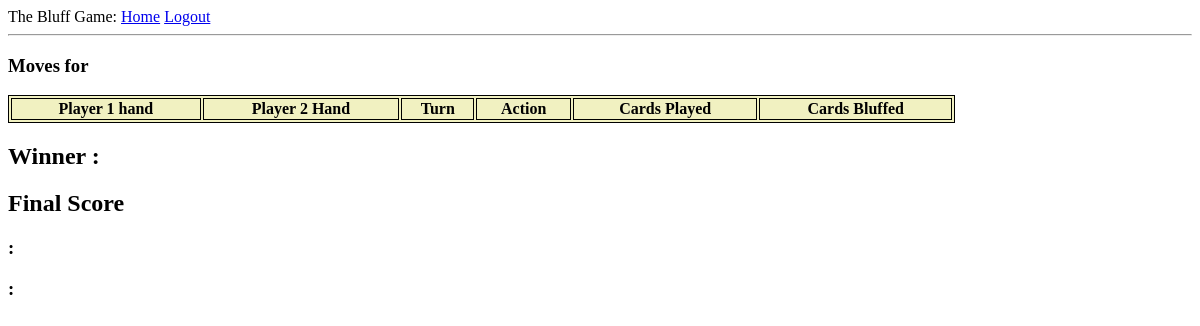
Page /show_moves/man (signed in) on the earlier database version.
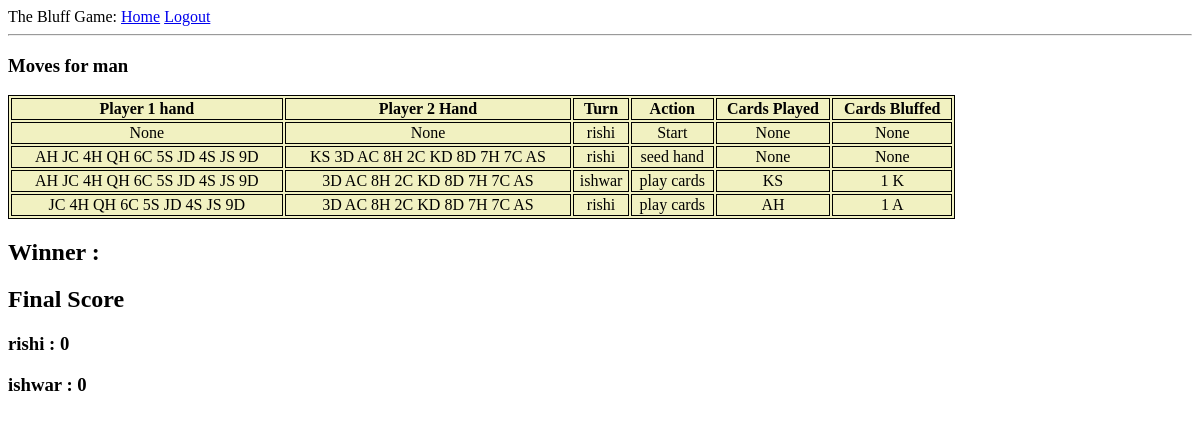
Same page on the later database version.
### models.py (models this page shows, shortened)
class Game(db.Model):
    id = db.Column(db.Integer, primary_key=True)
    gamename = db.Column(db.String, nullable=False)
    no_players = db.Column(db.Integer)
    player1_name = db.Column(db.String, nullable=False, default="Not Joined Yet")
    player2_name = db.Column(db.String, nullable=False, default="Not Joined Yet")
    player1_id = db.Column(db.Integer)
    player2_id = db.Column(db.Integer)
    player1_score = db.Column(db.Integer, default=0)
    player2_score = db.Column(db.Integer, default=0)
    completed = db.Column(db.Integer, default=0)
    winner = db.Column(db.String)

class GameMove(db.Model):
    id = db.Column(db.Integer, primary_key=True)
    game_id = db.Column(db.Integer, nullable=False)
    time = db.Column(db.DateTime, default=datetime.utcnow())
    turn_player_id = db.Column(db.Integer, nullable=False)
    turn_player_name = db.Column(db.String, nullable=False)
    player1_hand = db.Column(db.String)
    player2_hand = db.Column(db.String)
    player_action = db.Column(db.String, nullable=False)
    cards_played = db.Column(db.String)
    cards_bluffed = db.Column(db.String)

### app.py (the view)
@app.route("/show_moves/<string:gamename>")
def show_moves(gamename):
    if not current_user.is_authenticated:
        return redirect(url_for('login'))
    game = Game.query.filter_by(gamename=gamename).first()
    gameMoves = GameMove.query.all()
    return render_template('moves.html', title='Moves', game=game, gameMoves=gameMoves)

### app.py (called while the page is built)
@app.before_request
def before_request():
    session.permanent = True
    app.permanent_session_lifetime = timedelta(minutes=3)

### models.py (called while the page is built)
@login.user_loader
def load_user(id):
    return User.query.get(int(id))

### templates/moves.html (shortened to what this page needs)
<!DOCTYPE html>
{% extends "base.html" %}
{% block content %}
    <html lang="en">
    <head>
    </head>
    <body>
    <h3>Moves for {{ game.gamename }}</h3>
    <table style="width:80%">
        <tr>
            <th>Player 1 hand</th>
            <th>Player 2 Hand</th>
            <th>Turn</th>
            <th>Action</th>
            <th>Cards Played</th>
            <th>Cards Bluffed</th>
        </tr>
        {% for moves in gameMoves %}
            {% if moves.game_id == game.id %}
                <tr>
                    <td ALIGN="center">{{ moves.player1_hand }}</td>
                    <td ALIGN="center">{{ moves.player2_hand }}</td>
                    <td ALIGN="center">{{ moves.turn_player_name }}</td>
                    <td ALIGN="center">{{ moves.player_action }}</td>
                    <td ALIGN="center">{{ moves.cards_played }}</td>
                    <td ALIGN="center">{{ moves.cards_bluffed }}</td>
                </tr>
            {% endif %}
        {% endfor %}
    </table>
    <h2>Winner : {{ game.winner }}</h2>
    <h2>Final Score</h2>
    <h3>{{ game.player1_name }} : {{ game.player1_score }}</h3>
    <h3>{{ game.player2_name }} : {{ game.player2_score }}</h3>
    </body>
{% endblock %}

Differences in the rows shown:
added Game: gamename "man", player1_name "rishi", player1_score "0", player2_name "ishwar", player2_score "0"
added GameMove: player1_hand "None", player2_hand "None", turn_player_name "rishi", player_action "Start", cards_played "None", cards_bluffed "None"
added GameMove: player1_hand "AH JC 4H QH 6C 5S JD 4S JS 9D", player2_hand "KS 3D AC 8H 2C KD 8D 7H 7C AS", turn_player_name "rishi", player_action "seed hand", cards_played "None", cards_bluffed "None"
added GameMove: player1_hand "AH JC 4H QH 6C 5S JD 4S JS 9D", player2_hand "3D AC 8H 2C KD 8D 7H 7C AS", turn_player_name "ishwar", player_action "play cards", cards_played "KS", cards_bluffed "1 K"
added GameMove: player1_hand "JC 4H QH 6C 5S JD 4S JS 9D", player2_hand "3D AC 8H 2C KD 8D 7H 7C AS", turn_player_name "rishi", player_action "play cards", cards_played "AH", cards_bluffed "1 A"
